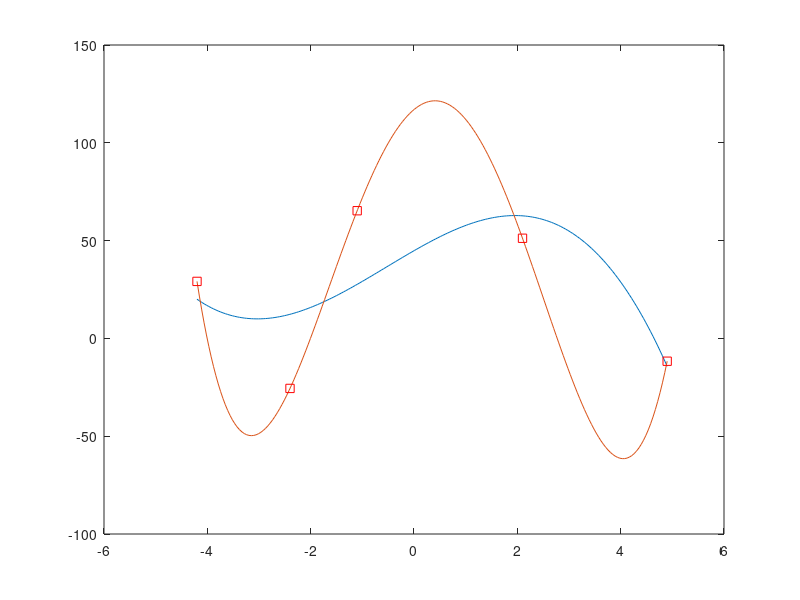

Write MATLAB code to recreate this figure.
clc; clear all; close all;

X = [-4.2, -2.4, -1.1, 2.1, 4.9];
Y = [29.1456, -25.5744, 65.2761, 51.2001, -11.6679];

h3 = polyfit(X, Y, 3);
h4 = polyfit(X, Y, 4);

xx = linspace(min(X), max(X), 200);

yy3 = polyval(h3, xx);
yy4 = polyval(h4, xx);

figure(1);
plot(xx, yy3, xx, yy4);
hold on;
plot(X, Y, 'sr');